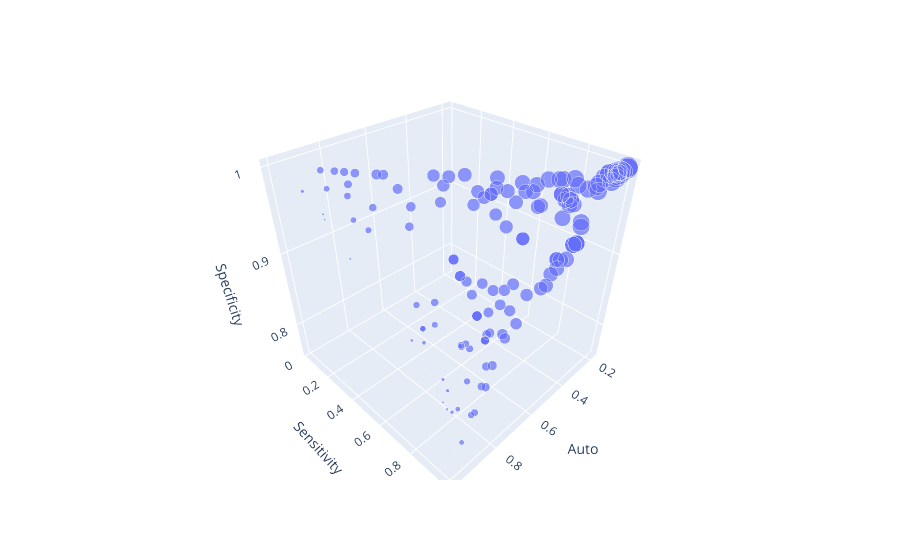

Here is the notebook cell this chart was saved with:
### Code cell
# import plotly.express as px
# fig = px.scatter_ternary(a=auto, b=sensi, c=speci)
# fig.show()

import plotly.express as px
df["Scale"] = (1 - df["Auto"]) * 5
fig = px.scatter_3d(df, x="Auto", y= "Sensitivity", z="Specificity", size="Scale")
fig.show()

### Figure 1 — Plotly figure (JSON) as saved in the notebook; plotly's stock layout.template omitted (floating-point values rounded to 4 significant figures; data arrays with more than 128 entries replaced by an {"elided": "..."} marker saying what was removed)
{"data": [{"hovertemplate": "Auto=%{x}<br>Sensitivity=%{y}<br>Specificity=%{z}<br>Scale=%{marker.size}<extra></extra>", "legendgroup": "", "marker": {"color": "#636efa", "size": {"elided": "200 float values"}, "sizemode": "area", "sizeref": 0.01026, "symbol": "circle"}, "mode": "markers", "name": "", "scene": "scene", "showlegend": false, "type": "scatter3d", "x": {"elided": "200 float values"}, "y": {"elided": "200 float values"}, "z": {"elided": "200 float values"}}], "layout": {"legend": {"itemsizing": "constant", "tracegroupgap": 0}, "margin": {"t": 60}, "scene": {"domain": {"x": [0, 1], "y": [0, 1]}, "xaxis": {"title": {"text": "Auto"}}, "yaxis": {"title": {"text": "Sensitivity"}}, "zaxis": {"title": {"text": "Specificity"}}}}}
